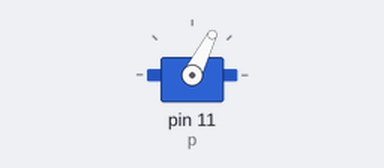
The program below on a simulated Raspberry Pi (header pin numbers). Parts: servo. Servo angles are drawn from the pulse width (0.5 ms = 0°, 2.5 ms = 180°).

Above: at 0.05 s.
Timing chart, 0 to 4.6 s (numbered marks = the images above):
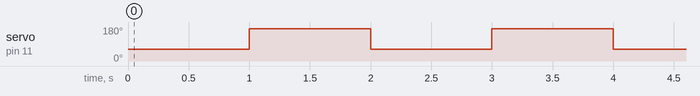

Measured:
- by itself, servo on pin 11 (p): alternates 171° for 1.0 s and 63° for 1.0 s

The program:

Servo-Control.py
```python
# Set up libraries and overall settings
import RPi.GPIO as GPIO  # Imports the standard Raspberry Pi GPIO library
from time import sleep   # Imports sleep (aka wait or pause) into the program

# GPIO.BOARD - for taking pin value as white column (j8 Pin)
# GPIO.BCM - for taking pin value as the number after the letter GPIO eg. GPIO17, control pin = 17
GPIO.setmode(GPIO.BOARD) # Sets the pin numbering system to use the physical layout

# Set up pin 11 for PWM
GPIO.setup(11,GPIO.OUT)  # Sets up pin 11 to an output (instead of an input)
p = GPIO.PWM(11, 50)     # Sets up pin 11 as a PWM pin
p.start(0)               # Starts running PWM on the pin and sets it to 0

# Move the servo back and forth
while True:
    p.ChangeDutyCycle(6)     # Changes the pulse width to 3 (so moves the servo)
    sleep(1)                 # Wait 1 second
    p.ChangeDutyCycle(12)    # Changes the pulse width to 12 (so moves the servo)
    sleep(1)

# Clean up everything
p.stop()                 # At the end of the program, stop the PWM
GPIO.cleanup()           # Resets the GPIO pins back to defaults
```
